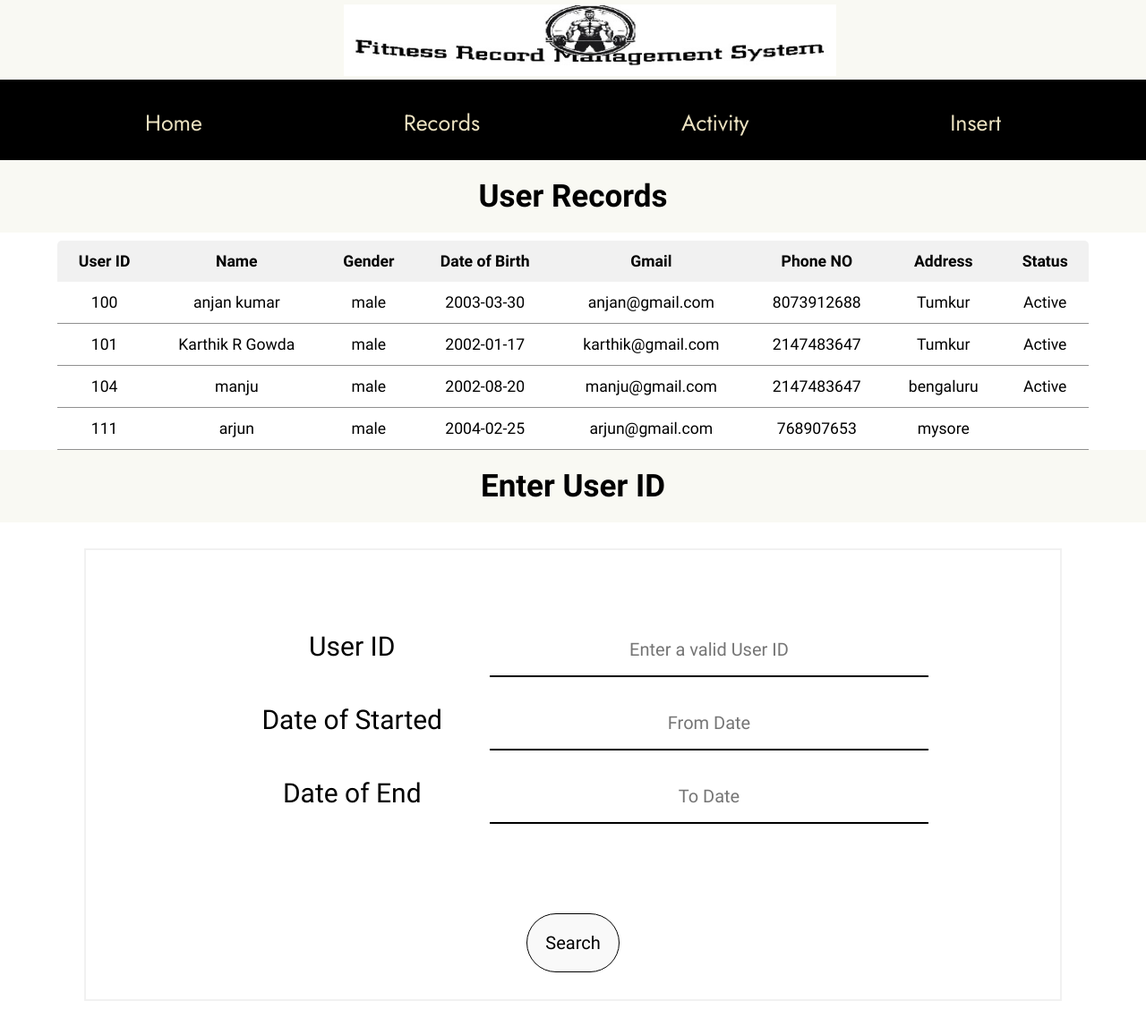
Page /trecords.php (signed in) on the committed database.
### tables this page shows
CREATE TABLE `user` (
  `t_id` int(15) NOT NULL,
  `u_id` int(12) NOT NULL,
  `name` varchar(20) NOT NULL,
  `gender` varchar(10) NOT NULL,
  `dob` date NOT NULL,
  `email` varchar(30) NOT NULL,
  `phone` bigint(12) NOT NULL,
  `addrass` varchar(30) NOT NULL,
  `status` varchar(15) NOT NULL
);

### trecords.php (the view, shortened to what this page needs)
<!DOCTYPE html>
<html lang="en" dir="ltr">
  <head>
    <link rel="stylesheet" type="text/css" href="css/drecords_style.css">
    <link rel="stylesheet" type="text/css" href="css/aregister_style.css">
    <link rel="stylesheet" type="text/css" href="css/psearch_style.css">
  <link rel="stylesheet" href="https://cdnjs.cloudflare.com/ajax/libs/jqueryui/1.12.1/jquery-ui.min.css" />
  <link rel="stylesheet" href="https://cdnjs.cloudflare.com/ajax/libs/jquery-ui-timepicker-addon/1.6.3/jquery-ui-timepicker-addon.min.css" />
  </head>
  <body>
    <div class="top_img"><img src="Resource/logo12.jpg"></div>
    <div class="navigation-bar" style="text-align: center">
      <a href="tdashboard.php" >Home</a>
      <a href="trecords.php">Records </a>
      <a href="tactivity.php">Activity</a>
      <a href="tinsert.php">Insert</a>
    </div>
  <?php
    require "connection.php";
    $uid = $_SESSION["userID"];
    $sql = "SELECT * FROM user WHERE t_id='$uid'";
    $result = mysqli_query($conn, $sql);
    if ($result) {
        echo "<div class='welcome'><h2 class='mssg'> User Records </h2></div>
            <div class='table_box'>
                <table class='content-table'>
                    <thead>
                        <tr>
                            <th>User ID</th>
                            <th> Name</th>
                            <th>Gender</th>
                            <th>Date of Birth</th>
                            <th>Gmail</th>
                            <th>Phone NO</th>
                            <th>Address</th>
                            <th> Status</th>
                        </tr>
                    </thead>
                    <tbody>";
        while ($row = mysqli_fetch_assoc($result)) {
            $userId = $row["u_id"];
            $Name = $row["name"];
            $gender = $row["gender"];
            $dob = $row["dob"];
            $gmail = $row["email"];
            $phone = $row["phone"];
            $address = $row["addrass"];
            $st = $row["status"];
            echo "
                <tr>
                    <td>$userId</td>
                    <td>$Name</td>
                    <td>$gender</td>
                    <td>$dob</td>
                    <td>$gmail</td>
                    <td>$phone</td>
                    <td>$address</td>
                    <td>$st</td>
                </tr>";
        }
        echo "</tbody></table></div>";
    } else {
        echo "<div class='welcome'><h2 class='mssg'> No Activity Records Found </h2></div>";
    }
    echo "<div class='welcome'><h2 class='welcome_mssg'> Enter User ID</h2></div>
    <div class='input-form-box'>
      <form class='input-form' action='trecords.php' method='post'>
      <label for='did'>User ID</label>
      <input type='text' name='did' placeholder='Enter a valid User ID' required><br>
        <label for='date'>Date of Started</label>
      <input type='text' name='sdate' id='date' placeholder='From Date'><br>
      <label for='date1'>Date of End</label>
      <input type='text' name='edate' id='date1' placeholder='To Date'><br>
        <input type='submit' name='search-submit' value='Search'>
      </form>
    </div>";
?>
  </body>
</html>

### css/drecords_style.css (style rules this page uses)
* { margin: 0; padding: 0; }
body { text-align: center; }
.top_img { width: 100%; background-color: #f9f9f3; }
.top_img img { width: 550px; height: 80px; margin: 5px 30% auto; }
.navigation-bar { background-color: black; overflow: hidden; font-family: "Jost", sans-serif; height: 90px; text-align: center; }
.navigation-bar a { display: inline-block; float: none; font-size: 25px; text-decoration: none; color: #ece2c1; padding: 30px 30px; margin: 0 80px; }
.welcome { width: 100%; height: 90px; }
.mssg { font-family: "Barlow Condensed", sans-serif; font-size: 35px; background: #f9f9f3; text-align: center; padding: 20px; }
.table_box { margin-left: auto; margin-right: auto; font-family: "Muli", sans-serif; }
.content-table { border-collapse: collapse; margin-left: auto; margin-right: auto; min-width: 85%; font-size: 1.1em; border-radius: 5px 5px 0 0; overflow: hidden; box-shadow: 0 0 20px rgba(0 0 0 0.15); }
.content-table thead tr { background-color: #c3c3c3; border: none; color: black; text-align: auto; font-weight: bold; }
.content-table th, .content-table td { padding: 13px 16px; }
.content-table tbody tr { border-bottom: 1.5px solid #909090; }

### css/aregister_style.css (style rules this page uses)
* { margin: 0; padding: 0; }
body { text-align: center; }
.top_img { width: 100%; background-color: #f9f9f3; }
.top_img img { width: 550px; height: 80px; margin: 5px 30% auto; }
.navigation-bar { background-color: black; overflow: hidden; font-family: "Jost", sans-serif; height: 90px; text-align: center; }
.navigation-bar a { display: inline-block; float: none; font-size: 25px; text-decoration: none; color: #ece2c1; padding: 30px 30px; margin: 0 80px; }
.welcome { position: relative; width: 100%; height: 90px; }
.welcome_mssg { font-family: "Barlow Condensed", sans-serif; font-size: 35px; background: #f9f9f3; text-align: center; padding: 20px; }
.input-form-box { width: 85%; height: auto; border: 2px solid #f1f1f1; margin-left: auto; margin-right: auto; margin-top: 20px; margin-bottom: 30px; }
.input-form { width: 75%; height: auto; margin-top: 30px; margin-left: auto; margin-right: auto; padding: 30px; font-family: "Barlow Condensed", sans-serif; }
.input-form input[type="text"], textarea { width: 60%; height: 60px; margin: 20px 0 0; border: none; border-bottom: 2px solid black; outline: none; transition: 0.25s; font-size: 22px; text-align: center; font-family: "Jost", sans-serif; }
.input-form label { width: 300px; display: inline-block; font-size: 30px; }
.input-form input::placeholder, textarea::placeholder { font-family: "Barlow Condensed", sans-serif; font-size: 20px; text-align: center; }
.input-form input[type="submit"] { background: #f9f9f9; padding: 20px; font-family: "Muli", sans-serif; font-size: 20px; color: black; margin-top: 100px; border: 1.5px solid black; border-radius: 40px; outline: none; }

### css/psearch_style.css (style rules this page uses)
* { margin: 0; padding: 0; }
body { text-align: center; }
.top_img { width: 100%; background-color: #f9f9f3; }
.top_img img { width: 550px; height: 80px; margin: 5px 30% auto; }
.navigation-bar { background-color: black; overflow: hidden; font-family: "Jost", sans-serif; height: 90px; text-align: center; }
.navigation-bar a { display: inline-block; float: none; font-size: 25px; text-decoration: none; color: #ece2c1; padding: 30px 30px; margin: 0 80px; }
.welcome { width: 100%; height: 90px; }
.welcome_mssg { text-align: center; margin-left: auto; margin-right: auto; font-family: "Barlow Condensed", sans-serif; font-size: 35px; background: #f9f9f3; text-align: center; padding: 20px; }
.mssg { font-family: "Barlow Condensed", sans-serif; font-size: 35px; background: #f9f9f3; text-align: center; padding: 20px; }
.table_box { margin-left: auto; margin-right: auto; font-family: "Muli", sans-serif; }
.content-table { border-collapse: collapse; margin-left: auto; margin-right: auto; min-width: 90%; font-size: 1.1em; border-radius: 5px 5px 0 0; overflow: hidden; box-shadow: 0 0 20px rgba(0 0 0 0.15); }
.content-table thead tr { background-color: #f1f1f1; border: none; color: black; text-align: auto; font-weight: bold; }
.content-table th, .content-table td { padding: 13px 16px; }
.content-table tbody tr { border-bottom: 1.5px solid #909090; }

### rows in the picture
user: u_id "100", name "anjan kumar", gender "male", dob "2003-03-30", email "anjan@gmail.com", phone "8073912688", addrass "Tumkur", status "Active"
user: u_id "101", name "Karthik R Gowda", gender "male", dob "2002-01-17", email "karthik@gmail.com", phone "2147483647", addrass "Tumkur", status "Active"
user: u_id "104", name "manju", gender "male", dob "2002-08-20", email "manju@gmail.com", phone "2147483647", addrass "bengaluru", status "Active"
user: u_id "111", name "arjun", gender "male", dob "2004-02-25", email "arjun@gmail.com", phone "768907653", addrass "mysore"
